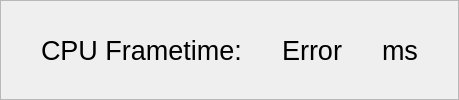
           <widget class="QFrame" name="CPU">
            <property name="frameShape">
             <enum>QFrame::Shape::StyledPanel</enum>
            </property>
            <property name="frameShadow">
             <enum>QFrame::Shadow::Raised</enum>
            </property>
            <layout class="QHBoxLayout" name="horizontalLayout_3" stretch="0,0,1,0,0,0,0">
             <property name="spacing">
              <number>0</number>
             </property>
             <property name="leftMargin">
              <number>0</number>
             </property>
             <property name="topMargin">
              <number>0</number>
             </property>
             <property name="rightMargin">
              <number>0</number>
             </property>
             <property name="bottomMargin">
              <number>0</number>
             </property>
             <item>
              <spacer name="horizontalSpacer_36">
               <property name="orientation">
                <enum>Qt::Orientation::Horizontal</enum>
               </property>
               <property name="sizeHint" stdset="0">
                <size>
                 <width>40</width>
                 <height>20</height>
                </size>
               </property>
              </spacer>
             </item>
             <item>
              <widget class="QLabel" name="cpuFrameTimeTitle">
               <property name="minimumSize">
                <size>
                 <width>0</width>
                 <height>0</height>
                </size>
               </property>
               <property name="font">
                <font>
                 <pointsize>20</pointsize>
                </font>
               </property>
               <property name="styleSheet">
                <string notr="true"/>
               </property>
               <property name="text">
                <string>CPU Frametime:</string>
               </property>
               <property name="margin">
                <number>2</number>
               </property>
               <property name="indent">
                <number>-1</number>
               </property>
              </widget>
             </item>
             <item>
              <spacer name="horizontalSpacer_37">
               <property name="orientation">
                <enum>Qt::Orientation::Horizontal</enum>
               </property>
               <property name="sizeHint" stdset="0">
                <size>
                 <width>40</width>
                 <height>20</height>
                </size>
               </property>
              </spacer>
             </item>
             <item>
              <widget class="QLabel" name="cpuFrameTimeLabel">
               <property name="font">
                <font>
                 <pointsize>20</pointsize>
                </font>
               </property>
               <property name="styleSheet">
                <string notr="true"/>
               </property>
               <property name="text">
                <string>Error</string>
               </property>
               <property name="alignment">
                <set>Qt::AlignmentFlag::AlignCenter</set>
               </property>
               <property name="margin">
                <number>2</number>
               </property>
              </widget>
             </item>
             <item>
              <spacer name="horizontalSpacer_38">
               <property name="orientation">
                <enum>Qt::Orientation::Horizontal</enum>
               </property>
               <property name="sizeHint" stdset="0">
                <size>
                 <width>40</width>
                 <height>20</height>
                </size>
               </property>
              </spacer>
             </item>
             <item>
              <widget class="QLabel" name="label_4">
               <property name="font">
                <font>
                 <pointsize>20</pointsize>
                </font>
               </property>
               <property name="styleSheet">
                <string notr="true"/>
               </property>
               <property name="text">
                <string>ms</string>
               </property>
               <property name="margin">
                <number>2</number>
               </property>
              </widget>
             </item>
             <item>
              <spacer name="horizontalSpacer_39">
               <property name="orientation">
                <enum>Qt::Orientation::Horizontal</enum>
               </property>
               <property name="sizeHint" stdset="0">
                <size>
                 <width>40</width>
                 <height>20</height>
                </size>
               </property>
              </spacer>
             </item>
            </layout>
           </widget>
